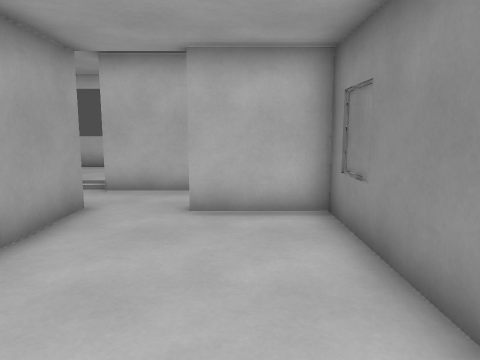
[1] (above)

16 first-person views from a walk through a level from a Godot 3-D game. The camera is 1.5 m above the floor, tilts 8° down and sees 70° across. The floor is counted in squares, 1 m on a side. Each view is taken from the middle of a square. On the plan, view 1 faces up. The plan holds only what a view shows up to about 16 squares ahead; the rest is blank.

[2]
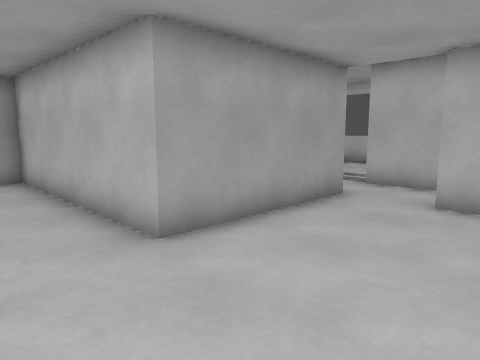

[3]
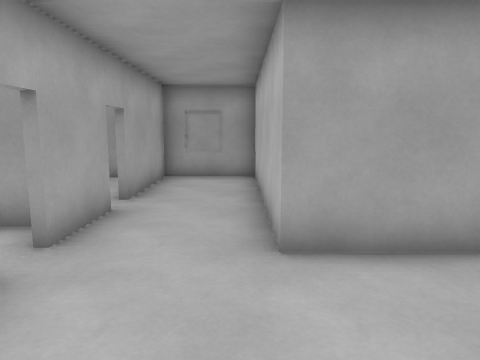

[4]
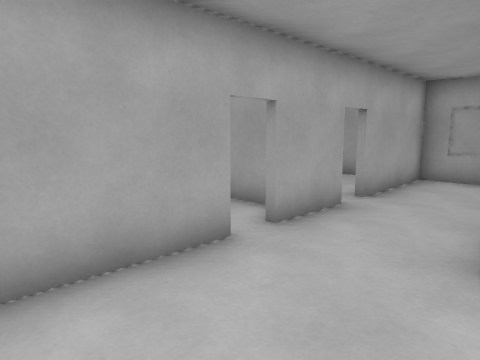

[5]
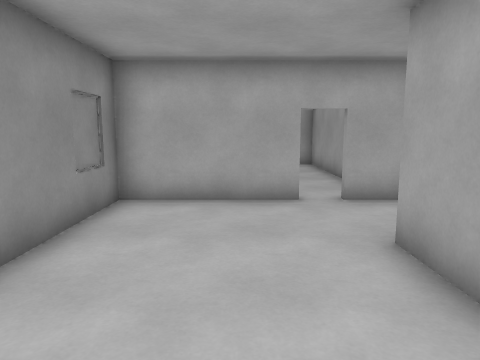

[6]
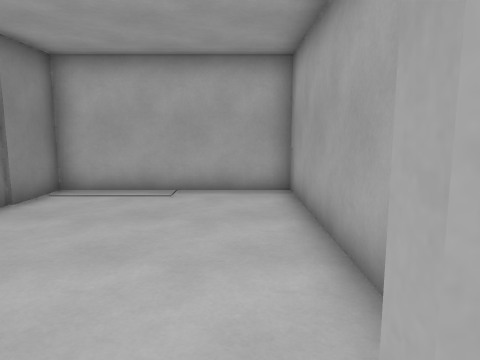

[7]
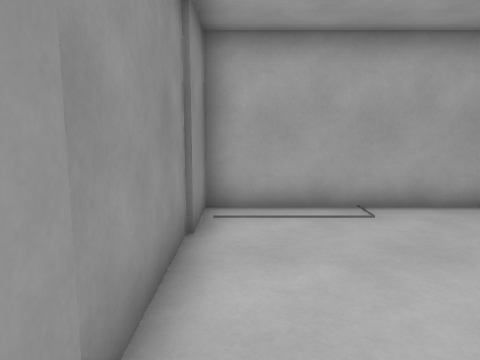

[8]
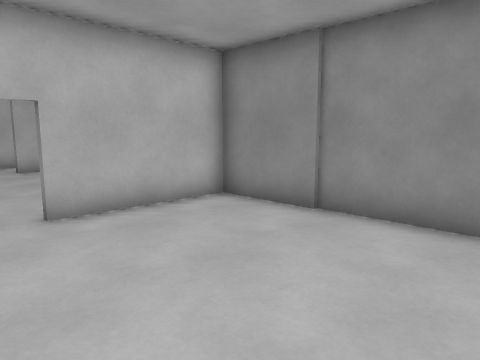

[9]
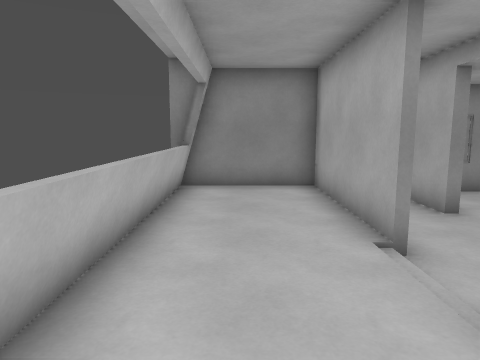

[10]
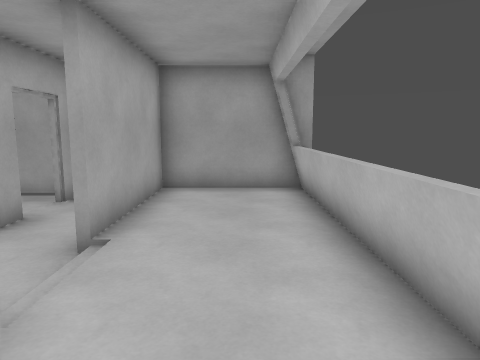

[11]
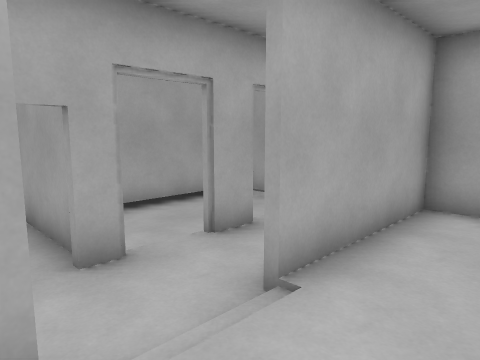

[12]
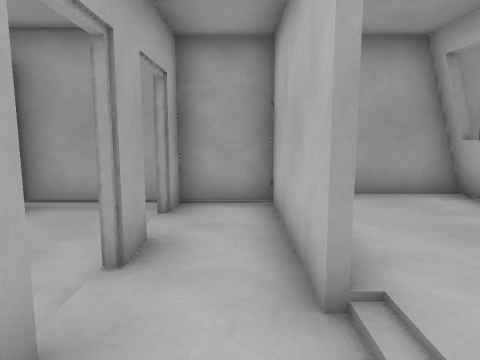

[13]
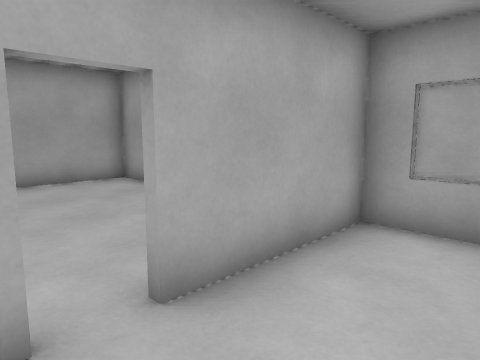

[14]
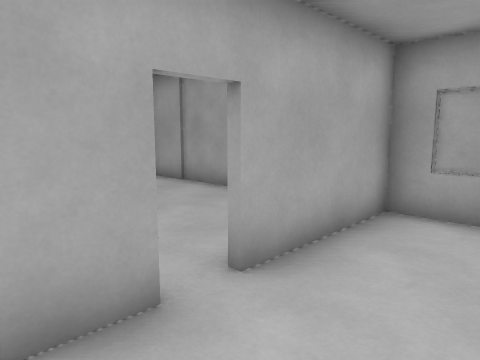

[15]
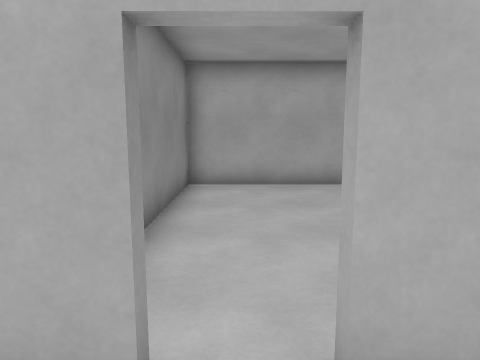

[16]
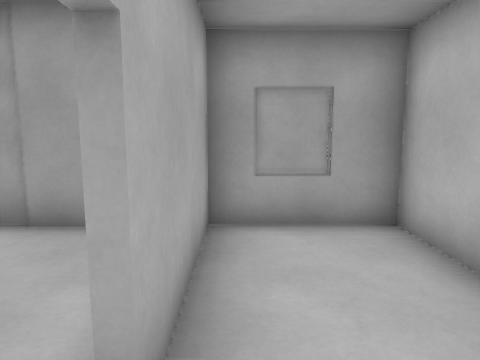

### Floor plan
Key: @ floor where view 1 was taken; # wall or solid block; . main floor; : floor 0.25 m higher than the main floor; - floor 0.25 m lower than the main floor; / step, stairs or slope; = window, fence, low wall or low ledge.
Columns run from 11 left of view 1 to 2 right of it. Each row starts with its distance up from view 1.
 13  #==========##
 12  #:::::::::::#
 11  #:::::::::::#
 10  #:::::::::::#
  9  #####//######
  8  #.........  #
  7 ##..#......###
  6 #-----#.#....#
  5 #-----#.#....#
  4 #-----# #....#
  3 ##### # #....#
  2 #########....#
  1 #............#
  0 #..........@.#
 -1 #............#
 -2 #####.##.#####
 -3 #.....#......#
 -4 #.....#......#
 -5 #.....#......#
 -6 #.....#......#
 -7 #.....#......#
 -8 #.....#......#
 -9 #.....#......#
-10 ##############

Where each view was taken, in squares from view 1:
view 1: 0 up, 0 right, facing up
view 2: 1 down, 1 right, facing up-left
view 3: 1 up, 1 right, facing left
view 4: 2 up, 1 right, facing down-left
view 5: 6 up, 1 left, facing down
view 6: 1 down, 3 left, facing down
view 7: 3 down, 1 right, facing down
view 8: 8 down, 4 left, facing up-right
view 9: 11 up, 8 left, facing right
view 10: 11 up, 1 left, facing left
view 11: 11 up, 3 left, facing down-left
view 12: 8 up, 3 left, facing left
view 13: 1 up, 5 left, facing down-left
view 14: 1 up, 4 left, facing down-left
view 15: 0 up, 6 left, facing down
view 16: 1 down, 5 left, facing left
